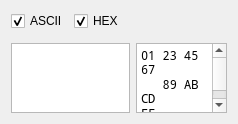
<?xml version="1.0" encoding="UTF-8"?>
<ui version="4.0">
 <class>ComDataForm</class>
 <widget class="QWidget" name="ComDataForm">
  <property name="geometry">
   <rect>
    <x>0</x>
    <y>0</y>
    <width>224</width>
    <height>117</height>
   </rect>
  </property>
  <property name="windowTitle">
   <string>Form</string>
  </property>
  <layout class="QGridLayout" name="gridLayout">
   <item row="2" column="5">
    <widget class="QPlainTextEdit" name="hexText">
     <property name="sizePolicy">
      <sizepolicy hsizetype="Expanding" vsizetype="Expanding">
       <horstretch>0</horstretch>
       <verstretch>0</verstretch>
      </sizepolicy>
     </property>
     <property name="minimumSize">
      <size>
       <width>91</width>
       <height>0</height>
      </size>
     </property>
     <property name="maximumSize">
      <size>
       <width>91</width>
       <height>16777215</height>
      </size>
     </property>
     <property name="font">
      <font>
       <family>Noto Mono</family>
       <weight>50</weight>
       <bold>false</bold>
      </font>
     </property>
     <property name="readOnly">
      <bool>true</bool>
     </property>
     <property name="plainText">
      <string>01 23 45 67
   89 AB CD
EF</string>
     </property>
    </widget>
   </item>
   <item row="2" column="0" colspan="5">
    <widget class="QPlainTextEdit" name="asciiText">
     <property name="readOnly">
      <bool>true</bool>
     </property>
    </widget>
   </item>
   <item row="0" column="1" colspan="2">
    <widget class="QCheckBox" name="hexCheckBox">
     <property name="sizePolicy">
      <sizepolicy hsizetype="Fixed" vsizetype="Fixed">
       <horstretch>0</horstretch>
       <verstretch>0</verstretch>
      </sizepolicy>
     </property>
     <property name="text">
      <string>HEX</string>
     </property>
     <property name="checked">
      <bool>true</bool>
     </property>
    </widget>
   </item>
   <item row="0" column="0">
    <widget class="QCheckBox" name="asciiCheckBox">
     <property name="sizePolicy">
      <sizepolicy hsizetype="Fixed" vsizetype="Fixed">
       <horstretch>0</horstretch>
       <verstretch>0</verstretch>
      </sizepolicy>
     </property>
     <property name="text">
      <string>ASCII</string>
     </property>
     <property name="checked">
      <bool>true</bool>
     </property>
    </widget>
   </item>
   <item row="0" column="3" rowspan="2" colspan="2">
    <spacer name="horizontalSpacer">
     <property name="orientation">
      <enum>Qt::Horizontal</enum>
     </property>
     <property name="sizeHint" stdset="0">
      <size>
       <width>0</width>
       <height>20</height>
      </size>
     </property>
    </spacer>
   </item>
  </layout>
 </widget>
 <resources/>
 <connections>
  <connection>
   <sender>asciiCheckBox</sender>
   <signal>clicked(bool)</signal>
   <receiver>ComDataForm</receiver>
   <slot>asciiComboBoxClicked(bool)</slot>
   <hints>
    <hint type="sourcelabel">
     <x>40</x>
     <y>16</y>
    </hint>
    <hint type="destinationlabel">
     <x>131</x>
     <y>4</y>
    </hint>
   </hints>
  </connection>
  <connection>
   <sender>hexCheckBox</sender>
   <signal>clicked(bool)</signal>
   <receiver>ComDataForm</receiver>
   <slot>hexComboBoxClicked(bool)</slot>
   <hints>
    <hint type="sourcelabel">
     <x>94</x>
     <y>20</y>
    </hint>
    <hint type="destinationlabel">
     <x>167</x>
     <y>22</y>
    </hint>
   </hints>
  </connection>
 </connections>
 <slots>
  <slot>asciiComboBoxClicked(bool)</slot>
  <slot>hexComboBoxClicked(bool)</slot>
 </slots>
</ui>
